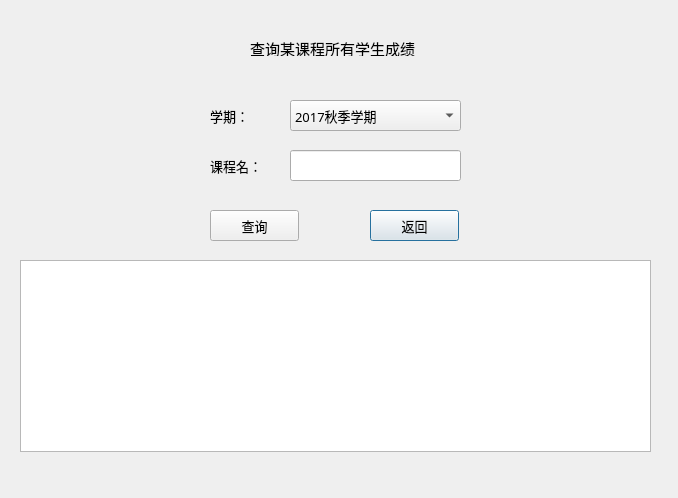
<?xml version="1.0" encoding="UTF-8"?>
<ui version="4.0">
 <class>Page3</class>
 <widget class="QDialog" name="Page3">
  <property name="geometry">
   <rect>
    <x>0</x>
    <y>0</y>
    <width>678</width>
    <height>498</height>
   </rect>
  </property>
  <property name="windowTitle">
   <string>查询某课程成绩</string>
  </property>
  <widget class="QLabel" name="label">
   <property name="geometry">
    <rect>
     <x>250</x>
     <y>40</y>
     <width>211</width>
     <height>16</height>
    </rect>
   </property>
   <property name="font">
    <font>
     <family>微软雅黑</family>
     <pointsize>11</pointsize>
    </font>
   </property>
   <property name="text">
    <string>查询某课程所有学生成绩</string>
   </property>
  </widget>
  <widget class="QLabel" name="label_2">
   <property name="geometry">
    <rect>
     <x>210</x>
     <y>100</y>
     <width>72</width>
     <height>31</height>
    </rect>
   </property>
   <property name="font">
    <font>
     <family>微软雅黑</family>
     <pointsize>10</pointsize>
    </font>
   </property>
   <property name="text">
    <string>学期：</string>
   </property>
  </widget>
  <widget class="QLabel" name="label_3">
   <property name="geometry">
    <rect>
     <x>210</x>
     <y>150</y>
     <width>72</width>
     <height>31</height>
    </rect>
   </property>
   <property name="font">
    <font>
     <family>微软雅黑</family>
     <pointsize>10</pointsize>
    </font>
   </property>
   <property name="text">
    <string>课程名：</string>
   </property>
  </widget>
  <widget class="QComboBox" name="comboBox_semester">
   <property name="geometry">
    <rect>
     <x>290</x>
     <y>100</y>
     <width>171</width>
     <height>31</height>
    </rect>
   </property>
   <property name="font">
    <font>
     <family>微软雅黑</family>
     <pointsize>10</pointsize>
    </font>
   </property>
   <item>
    <property name="text">
     <string>2017秋季学期</string>
    </property>
   </item>
   <item>
    <property name="text">
     <string>2018春季学期</string>
    </property>
   </item>
  </widget>
  <widget class="QLineEdit" name="lineEdit_class_name">
   <property name="geometry">
    <rect>
     <x>290</x>
     <y>150</y>
     <width>171</width>
     <height>31</height>
    </rect>
   </property>
   <property name="font">
    <font>
     <family>微软雅黑</family>
     <pointsize>10</pointsize>
    </font>
   </property>
  </widget>
  <widget class="QPushButton" name="button_back">
   <property name="geometry">
    <rect>
     <x>370</x>
     <y>210</y>
     <width>89</width>
     <height>31</height>
    </rect>
   </property>
   <property name="font">
    <font>
     <family>微软雅黑</family>
     <pointsize>10</pointsize>
    </font>
   </property>
   <property name="text">
    <string>返回</string>
   </property>
  </widget>
  <widget class="QPushButton" name="button_enter">
   <property name="geometry">
    <rect>
     <x>210</x>
     <y>210</y>
     <width>89</width>
     <height>31</height>
    </rect>
   </property>
   <property name="font">
    <font>
     <family>微软雅黑</family>
     <pointsize>10</pointsize>
    </font>
   </property>
   <property name="text">
    <string>查询</string>
   </property>
  </widget>
  <widget class="QTextBrowser" name="textBrowser">
   <property name="geometry">
    <rect>
     <x>20</x>
     <y>260</y>
     <width>631</width>
     <height>192</height>
    </rect>
   </property>
   <property name="font">
    <font>
     <family>微软雅黑</family>
     <pointsize>10</pointsize>
    </font>
   </property>
  </widget>
 </widget>
 <resources/>
 <connections/>
</ui>
